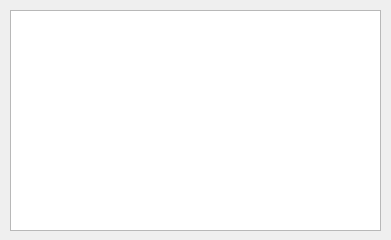
<?xml version="1.0" encoding="UTF-8"?>
<ui version="4.0">
 <class>RecipiesReport</class>
 <widget class="QDialog" name="RecipiesReport">
  <property name="windowModality">
   <enum>Qt::WindowModal</enum>
  </property>
  <property name="geometry">
   <rect>
    <x>0</x>
    <y>0</y>
    <width>391</width>
    <height>240</height>
   </rect>
  </property>
  <property name="windowTitle">
   <string>Report of Recipies</string>
  </property>
  <widget class="QTableView" name="tableView">
   <property name="geometry">
    <rect>
     <x>10</x>
     <y>10</y>
     <width>371</width>
     <height>221</height>
    </rect>
   </property>
  </widget>
 </widget>
 <resources/>
 <connections/>
</ui>
